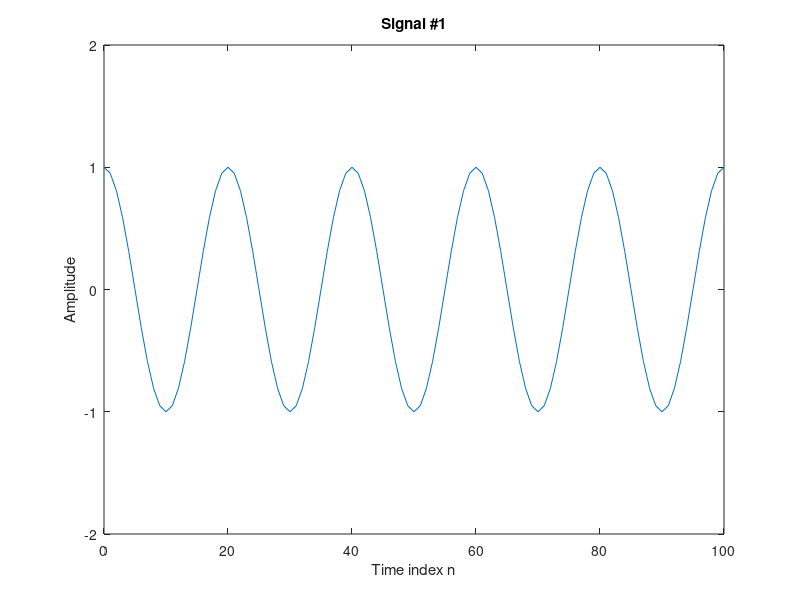
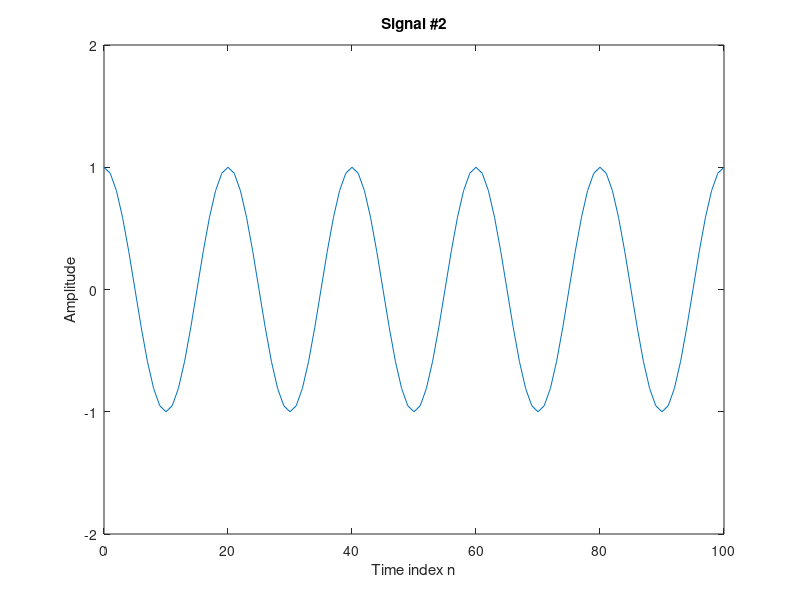
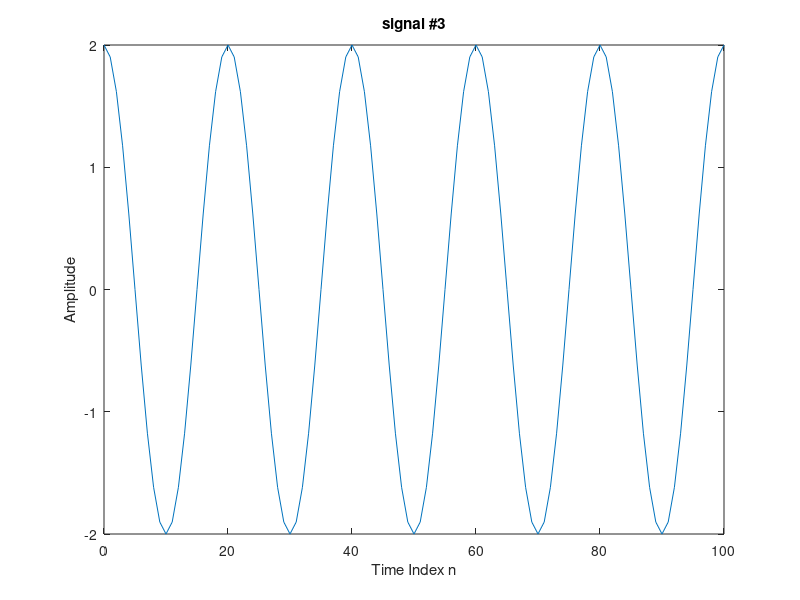
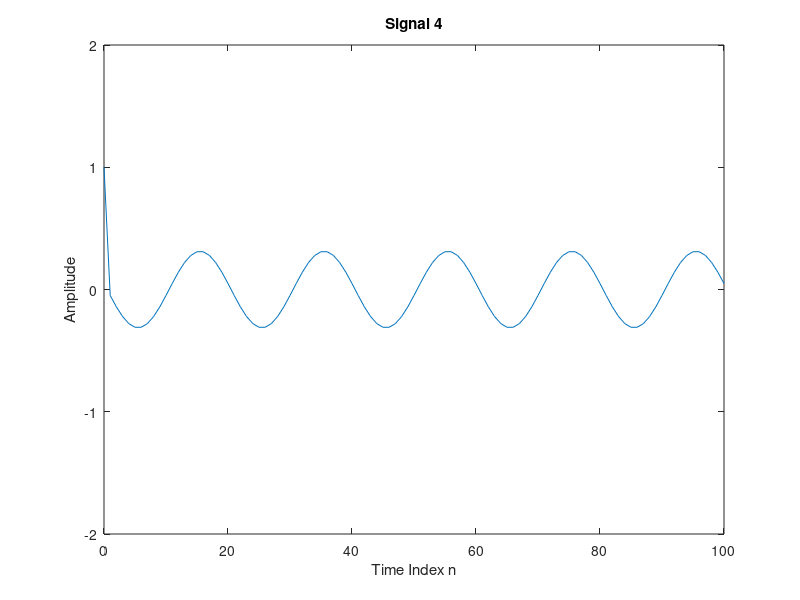

Reproduce these figures in MATLAB, in order.
%moving average with only past values
clf;
n = 0:100;
s1 = cos(2*pi*0.05*n); % A low frequency sinusoid
s2 = cos(2*pi*0.05*n);
x = s1 + s2;
% M = input('Desired length of the filter = ');
num = [1 -1]; %for M =2 
y = filter(num,1,x)/2;  %TF becomes x[n]+x[n-1]/2
%filter command
%filter (num,denom,input);
%in the above command the output is normalized by M
%<--------------------------------->
%DISPLAY THE INPUT AND OUTPUT SIGNAL
figure(1);
plot(n,s1);
axis([0, 100, -2,2]);
xlabel('Time index n');ylabel('Amplitude');
title('Signal #1');
%DISPLAY SECOND FIGURE
figure(2);
plot(n,s2);
axis([0,100,-2,2]);
xlabel('Time index n');ylabel('Amplitude');
title('Signal #2');
%DISPLAY THE COMBINED SIGNAL
figure(3);
plot(n,x);
axis([0,100,-2,2]);
xlabel('Time Index n');ylabel('Amplitude');
title('signal #3');
%DISPLAY FILTERED SIGNAL
figure(4);
plot(n,y);
axis([0,100,-2,2]);
xlabel('Time Index n');ylabel('Amplitude');
title('Signal 4');
